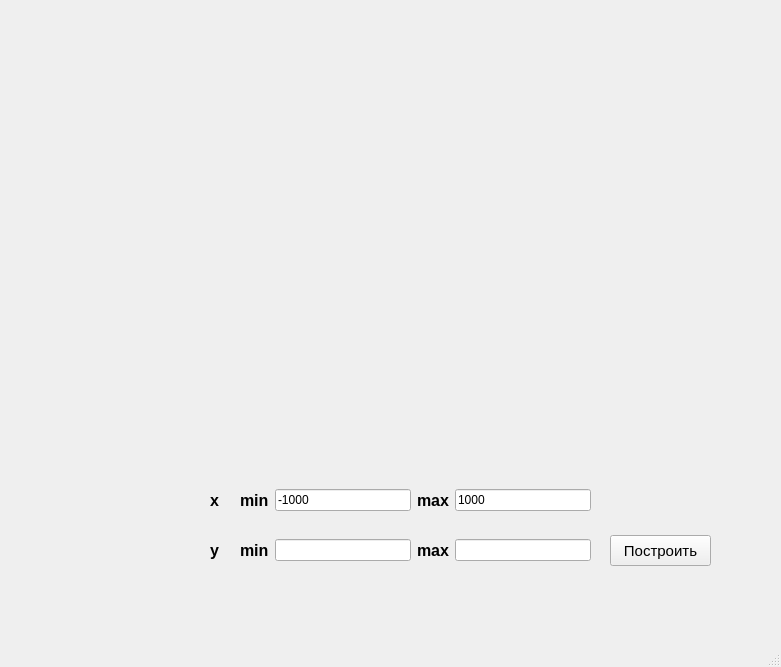
<?xml version="1.0" encoding="UTF-8"?>
<ui version="4.0">
 <class>GraphWindow</class>
 <widget class="QMainWindow" name="GraphWindow">
  <property name="geometry">
   <rect>
    <x>0</x>
    <y>0</y>
    <width>781</width>
    <height>667</height>
   </rect>
  </property>
  <property name="windowTitle">
   <string>MainWindow</string>
  </property>
  <widget class="QWidget" name="centralwidget">
   <widget class="QCustomPlot" name="plot" native="true">
    <property name="geometry">
     <rect>
      <x>20</x>
      <y>10</y>
      <width>741</width>
      <height>450</height>
     </rect>
    </property>
   </widget>
   <widget class="QLabel" name="label_x">
    <property name="geometry">
     <rect>
      <x>210</x>
      <y>490</y>
      <width>31</width>
      <height>20</height>
     </rect>
    </property>
    <property name="font">
     <font>
      <pointsize>12</pointsize>
      <bold>true</bold>
     </font>
    </property>
    <property name="text">
     <string>x</string>
    </property>
   </widget>
   <widget class="QPushButton" name="pushButton_build">
    <property name="geometry">
     <rect>
      <x>610</x>
      <y>535</y>
      <width>101</width>
      <height>31</height>
     </rect>
    </property>
    <property name="font">
     <font>
      <pointsize>11</pointsize>
     </font>
    </property>
    <property name="text">
     <string>Построить</string>
    </property>
   </widget>
   <widget class="QWidget" name="gridLayoutWidget">
    <property name="geometry">
     <rect>
      <x>240</x>
      <y>470</y>
      <width>351</width>
      <height>61</height>
     </rect>
    </property>
    <layout class="QGridLayout" name="gridLayout">
     <item row="0" column="3">
      <widget class="QLineEdit" name="max_x">
       <property name="text">
        <string>1000</string>
       </property>
      </widget>
     </item>
     <item row="0" column="0">
      <widget class="QLabel" name="label_min">
       <property name="font">
        <font>
         <pointsize>12</pointsize>
         <bold>true</bold>
        </font>
       </property>
       <property name="text">
        <string>min</string>
       </property>
      </widget>
     </item>
     <item row="0" column="1">
      <widget class="QLineEdit" name="min_x">
       <property name="text">
        <string>-1000</string>
       </property>
      </widget>
     </item>
     <item row="0" column="2">
      <widget class="QLabel" name="label_max_x">
       <property name="font">
        <font>
         <pointsize>12</pointsize>
         <bold>true</bold>
        </font>
       </property>
       <property name="text">
        <string>max</string>
       </property>
      </widget>
     </item>
    </layout>
   </widget>
   <widget class="QLabel" name="label_err">
    <property name="geometry">
     <rect>
      <x>360</x>
      <y>600</y>
      <width>231</width>
      <height>21</height>
     </rect>
    </property>
    <property name="font">
     <font>
      <pointsize>12</pointsize>
      <bold>true</bold>
     </font>
    </property>
    <property name="text">
     <string/>
    </property>
   </widget>
   <widget class="QWidget" name="gridLayoutWidget_2">
    <property name="geometry">
     <rect>
      <x>240</x>
      <y>520</y>
      <width>351</width>
      <height>61</height>
     </rect>
    </property>
    <layout class="QGridLayout" name="gridLayout_2">
     <item row="0" column="3">
      <widget class="QLineEdit" name="max_y">
       <property name="text">
        <string/>
       </property>
      </widget>
     </item>
     <item row="0" column="0">
      <widget class="QLabel" name="label_min_y">
       <property name="font">
        <font>
         <pointsize>12</pointsize>
         <bold>true</bold>
        </font>
       </property>
       <property name="text">
        <string>min</string>
       </property>
      </widget>
     </item>
     <item row="0" column="1">
      <widget class="QLineEdit" name="min_y">
       <property name="text">
        <string/>
       </property>
      </widget>
     </item>
     <item row="0" column="2">
      <widget class="QLabel" name="label_max_y">
       <property name="font">
        <font>
         <pointsize>12</pointsize>
         <bold>true</bold>
        </font>
       </property>
       <property name="text">
        <string>max</string>
       </property>
      </widget>
     </item>
    </layout>
   </widget>
   <widget class="QLabel" name="label_y">
    <property name="geometry">
     <rect>
      <x>210</x>
      <y>540</y>
      <width>31</width>
      <height>20</height>
     </rect>
    </property>
    <property name="font">
     <font>
      <pointsize>12</pointsize>
      <bold>true</bold>
     </font>
    </property>
    <property name="text">
     <string>y</string>
    </property>
   </widget>
  </widget>
  <widget class="QMenuBar" name="menubar">
   <property name="geometry">
    <rect>
     <x>0</x>
     <y>0</y>
     <width>781</width>
     <height>22</height>
    </rect>
   </property>
  </widget>
  <widget class="QStatusBar" name="statusbar"/>
 </widget>
 <customwidgets>
  <customwidget>
   <class>QCustomPlot</class>
   <extends>QWidget</extends>
   <header>../../../qcustomplot/qcustomplot.h</header>
   <container>1</container>
  </customwidget>
 </customwidgets>
 <resources/>
 <connections/>
</ui>
